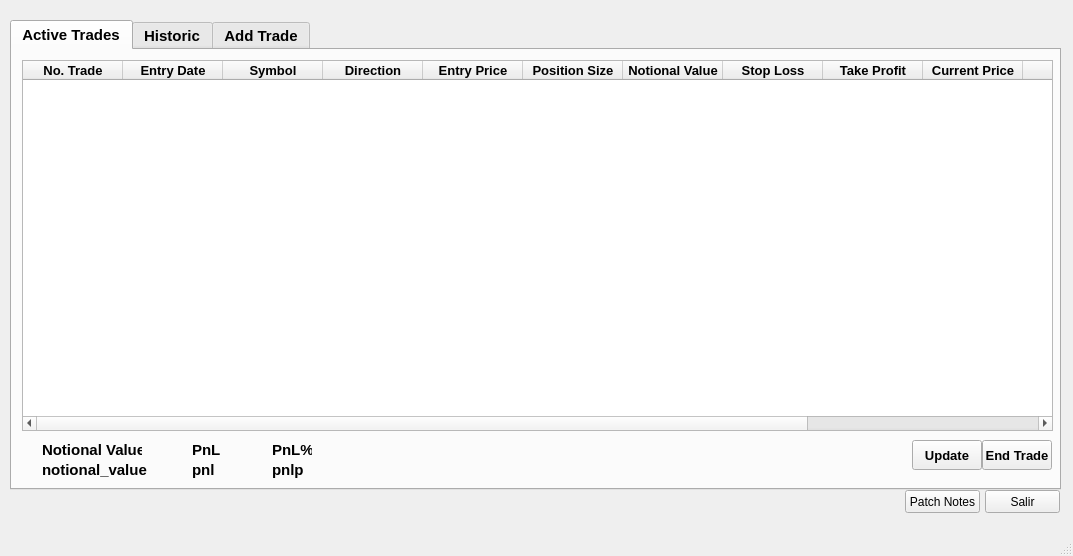
<?xml version="1.0" encoding="UTF-8"?>
<ui version="4.0">
 <class>trades</class>
 <widget class="QMainWindow" name="trades">
  <property name="geometry">
   <rect>
    <x>0</x>
    <y>0</y>
    <width>1073</width>
    <height>556</height>
   </rect>
  </property>
  <property name="windowTitle">
   <string>MainWindow</string>
  </property>
  <widget class="QWidget" name="centralwidget">
   <widget class="QTabWidget" name="tab_trades">
    <property name="geometry">
     <rect>
      <x>10</x>
      <y>20</y>
      <width>1051</width>
      <height>470</height>
     </rect>
    </property>
    <property name="font">
     <font>
      <family>Arial</family>
      <pointsize>11</pointsize>
      <weight>75</weight>
      <bold>true</bold>
     </font>
    </property>
    <property name="currentIndex">
     <number>0</number>
    </property>
    <widget class="QWidget" name="tab_active_trades">
     <attribute name="title">
      <string>Active Trades</string>
     </attribute>
     <widget class="QTableWidget" name="tbl_active_trades">
      <property name="geometry">
       <rect>
        <x>10</x>
        <y>10</y>
        <width>1031</width>
        <height>371</height>
       </rect>
      </property>
      <property name="styleSheet">
       <string notr="true"/>
      </property>
      <property name="sizeAdjustPolicy">
       <enum>QAbstractScrollArea::AdjustToContents</enum>
      </property>
      <property name="alternatingRowColors">
       <bool>true</bool>
      </property>
      <column>
       <property name="text">
        <string>No. Trade</string>
       </property>
       <property name="toolTip">
        <string/>
       </property>
       <property name="font">
        <font>
         <family>Arial</family>
         <pointsize>10</pointsize>
         <weight>75</weight>
         <bold>true</bold>
        </font>
       </property>
       <property name="textAlignment">
        <set>AlignCenter</set>
       </property>
      </column>
      <column>
       <property name="text">
        <string>Entry Date</string>
       </property>
       <property name="toolTip">
        <string extracomment="Hola"/>
       </property>
       <property name="font">
        <font>
         <family>Arial</family>
         <pointsize>10</pointsize>
         <weight>75</weight>
         <bold>true</bold>
        </font>
       </property>
      </column>
      <column>
       <property name="text">
        <string>Symbol</string>
       </property>
       <property name="font">
        <font>
         <family>Arial</family>
         <pointsize>10</pointsize>
         <weight>75</weight>
         <bold>true</bold>
        </font>
       </property>
      </column>
      <column>
       <property name="text">
        <string>Direction</string>
       </property>
       <property name="font">
        <font>
         <family>Arial</family>
         <pointsize>10</pointsize>
         <weight>75</weight>
         <bold>true</bold>
        </font>
       </property>
      </column>
      <column>
       <property name="text">
        <string>Entry Price</string>
       </property>
       <property name="font">
        <font>
         <family>Arial</family>
         <pointsize>10</pointsize>
         <weight>75</weight>
         <bold>true</bold>
        </font>
       </property>
      </column>
      <column>
       <property name="text">
        <string>Position Size</string>
       </property>
       <property name="toolTip">
        <string/>
       </property>
       <property name="font">
        <font>
         <family>Arial</family>
         <pointsize>10</pointsize>
         <weight>75</weight>
         <bold>true</bold>
        </font>
       </property>
      </column>
      <column>
       <property name="text">
        <string>Notional Value</string>
       </property>
       <property name="toolTip">
        <string extracomment="Total De Monedas Compradas">The total value of your position.</string>
       </property>
       <property name="font">
        <font>
         <family>Arial</family>
         <pointsize>10</pointsize>
         <weight>75</weight>
         <bold>true</bold>
        </font>
       </property>
      </column>
      <column>
       <property name="text">
        <string>Stop Loss</string>
       </property>
       <property name="toolTip">
        <string>The price at which you will accept the losses and exit the trade.
The stop loss price should be defined before the trade starts. 
It determines how much you will lose if the market moves against your position.</string>
       </property>
       <property name="font">
        <font>
         <family>Arial</family>
         <pointsize>10</pointsize>
         <weight>75</weight>
         <italic>false</italic>
         <bold>true</bold>
        </font>
       </property>
      </column>
      <column>
       <property name="text">
        <string>Take Profit</string>
       </property>
       <property name="toolTip">
        <string>Take profit prices represent your targets. They should be defined before the trade starts.
Some traders set multiple take profit targets and calculate the average exit price after the operation is done</string>
       </property>
       <property name="font">
        <font>
         <family>Arial</family>
         <pointsize>10</pointsize>
         <weight>75</weight>
         <bold>true</bold>
        </font>
       </property>
      </column>
      <column>
       <property name="text">
        <string>Current Price</string>
       </property>
       <property name="font">
        <font>
         <family>Arial</family>
         <pointsize>10</pointsize>
         <weight>75</weight>
         <bold>true</bold>
        </font>
       </property>
      </column>
      <column>
       <property name="text">
        <string>Fees</string>
       </property>
       <property name="toolTip">
        <string>0.1% trading fee multiplied by 2 (entry and exit)</string>
       </property>
       <property name="font">
        <font>
         <family>Arial</family>
         <pointsize>10</pointsize>
         <weight>75</weight>
         <bold>true</bold>
        </font>
       </property>
      </column>
      <column>
       <property name="text">
        <string>P&amp;L</string>
       </property>
       <property name="toolTip">
        <string>P&amp;L or PnL represents the profit and losses for each trade.

PnL (long positions) 
= &quot;(Exit price * position size) - Notional Value - fees&quot;
= ($19,214 * 0.057) - $1,019.16 - $2.04
= $74

PnL (short positions)
= &quot;Notional Value - (Exit price * position size) - fees&quot;
= $675.50 - ($18,354 * 0.035) - $1.35
= $31.76</string>
       </property>
       <property name="font">
        <font>
         <family>Arial</family>
         <pointsize>10</pointsize>
         <weight>75</weight>
         <bold>true</bold>
        </font>
       </property>
      </column>
      <column>
       <property name="text">
        <string>P&amp;L%</string>
       </property>
       <property name="toolTip">
        <string>The % of gains or losses in relation to the notional value. 
In spot markets, the notional value represents your initial investment. But in leveraged trading, the notional value can be much higher than the initial investment.</string>
       </property>
       <property name="font">
        <font>
         <family>Arial</family>
         <pointsize>10</pointsize>
         <weight>75</weight>
         <bold>true</bold>
        </font>
       </property>
      </column>
     </widget>
     <widget class="QPushButton" name="btn_update">
      <property name="geometry">
       <rect>
        <x>900</x>
        <y>390</y>
        <width>70</width>
        <height>30</height>
       </rect>
      </property>
      <property name="font">
       <font>
        <family>Arial</family>
        <pointsize>10</pointsize>
        <weight>75</weight>
        <bold>true</bold>
       </font>
      </property>
      <property name="text">
       <string>Update</string>
      </property>
      <property name="flat">
       <bool>false</bool>
      </property>
     </widget>
     <widget class="QPushButton" name="btn_end_trade">
      <property name="geometry">
       <rect>
        <x>970</x>
        <y>390</y>
        <width>70</width>
        <height>30</height>
       </rect>
      </property>
      <property name="font">
       <font>
        <pointsize>10</pointsize>
       </font>
      </property>
      <property name="text">
       <string>End Trade</string>
      </property>
     </widget>
     <widget class="QLabel" name="lbl_pnl">
      <property name="geometry">
       <rect>
        <x>180</x>
        <y>410</y>
        <width>90</width>
        <height>20</height>
       </rect>
      </property>
      <property name="frameShadow">
       <enum>QFrame::Plain</enum>
      </property>
      <property name="text">
       <string>pnl</string>
      </property>
     </widget>
     <widget class="QLabel" name="lbl_pnlp">
      <property name="geometry">
       <rect>
        <x>260</x>
        <y>410</y>
        <width>80</width>
        <height>20</height>
       </rect>
      </property>
      <property name="text">
       <string>pnlp</string>
      </property>
     </widget>
     <widget class="QLabel" name="lbl_notional_value">
      <property name="geometry">
       <rect>
        <x>30</x>
        <y>410</y>
        <width>110</width>
        <height>20</height>
       </rect>
      </property>
      <property name="text">
       <string>notional_value</string>
      </property>
     </widget>
     <widget class="QLabel" name="lbl_notional_value_title">
      <property name="geometry">
       <rect>
        <x>30</x>
        <y>390</y>
        <width>100</width>
        <height>20</height>
       </rect>
      </property>
      <property name="text">
       <string>Notional Value</string>
      </property>
     </widget>
     <widget class="QLabel" name="lbl_pnl_title">
      <property name="geometry">
       <rect>
        <x>180</x>
        <y>390</y>
        <width>30</width>
        <height>20</height>
       </rect>
      </property>
      <property name="frameShadow">
       <enum>QFrame::Plain</enum>
      </property>
      <property name="text">
       <string>PnL</string>
      </property>
     </widget>
     <widget class="QLabel" name="lbl_pnlp_title">
      <property name="geometry">
       <rect>
        <x>260</x>
        <y>390</y>
        <width>40</width>
        <height>20</height>
       </rect>
      </property>
      <property name="text">
       <string>PnL%</string>
      </property>
     </widget>
    </widget>
    <widget class="QWidget" name="tab_historic">
     <attribute name="title">
      <string>Historic</string>
     </attribute>
     <widget class="QTableWidget" name="tbl_historic_trades">
      <property name="geometry">
       <rect>
        <x>10</x>
        <y>10</y>
        <width>1031</width>
        <height>371</height>
       </rect>
      </property>
      <property name="styleSheet">
       <string notr="true"/>
      </property>
      <property name="sizeAdjustPolicy">
       <enum>QAbstractScrollArea::AdjustToContents</enum>
      </property>
      <property name="alternatingRowColors">
       <bool>true</bool>
      </property>
      <column>
       <property name="text">
        <string>No. Trade</string>
       </property>
       <property name="toolTip">
        <string/>
       </property>
       <property name="font">
        <font>
         <family>Arial</family>
         <pointsize>10</pointsize>
         <weight>75</weight>
         <bold>true</bold>
        </font>
       </property>
       <property name="textAlignment">
        <set>AlignCenter</set>
       </property>
      </column>
      <column>
       <property name="text">
        <string>Entry Date</string>
       </property>
       <property name="toolTip">
        <string extracomment="Hola"/>
       </property>
       <property name="font">
        <font>
         <family>Arial</family>
         <pointsize>10</pointsize>
         <weight>75</weight>
         <bold>true</bold>
        </font>
       </property>
      </column>
      <column>
       <property name="text">
        <string>Exit Date</string>
       </property>
       <property name="font">
        <font>
         <family>Arial</family>
         <pointsize>10</pointsize>
         <weight>75</weight>
         <bold>true</bold>
        </font>
       </property>
      </column>
      <column>
       <property name="text">
        <string>Symbol</string>
       </property>
       <property name="font">
        <font>
         <family>Arial</family>
         <pointsize>10</pointsize>
         <weight>75</weight>
         <bold>true</bold>
        </font>
       </property>
      </column>
      <column>
       <property name="text">
        <string>Direction</string>
       </property>
       <property name="font">
        <font>
         <family>Arial</family>
         <pointsize>10</pointsize>
         <weight>75</weight>
         <bold>true</bold>
        </font>
       </property>
      </column>
      <column>
       <property name="text">
        <string>Entry Price</string>
       </property>
       <property name="font">
        <font>
         <family>Arial</family>
         <pointsize>10</pointsize>
         <weight>75</weight>
         <bold>true</bold>
        </font>
       </property>
      </column>
      <column>
       <property name="text">
        <string>Position Size</string>
       </property>
       <property name="toolTip">
        <string/>
       </property>
       <property name="font">
        <font>
         <family>Arial</family>
         <pointsize>10</pointsize>
         <weight>75</weight>
         <bold>true</bold>
        </font>
       </property>
      </column>
      <column>
       <property name="text">
        <string>Notional Value</string>
       </property>
       <property name="toolTip">
        <string extracomment="Total De Monedas Compradas">The total value of your position.</string>
       </property>
       <property name="font">
        <font>
         <family>Arial</family>
         <pointsize>10</pointsize>
         <weight>75</weight>
         <bold>true</bold>
        </font>
       </property>
      </column>
      <column>
       <property name="text">
        <string>Stop Loss</string>
       </property>
       <property name="toolTip">
        <string>The price at which you will accept the losses and exit the trade.
The stop loss price should be defined before the trade starts. 
It determines how much you will lose if the market moves against your position.</string>
       </property>
       <property name="font">
        <font>
         <family>Arial</family>
         <pointsize>10</pointsize>
         <weight>75</weight>
         <italic>false</italic>
         <bold>true</bold>
        </font>
       </property>
      </column>
      <column>
       <property name="text">
        <string>Take Profit</string>
       </property>
       <property name="toolTip">
        <string>Take profit prices represent your targets. They should be defined before the trade starts.
Some traders set multiple take profit targets and calculate the average exit price after the operation is done</string>
       </property>
       <property name="font">
        <font>
         <family>Arial</family>
         <pointsize>10</pointsize>
         <weight>75</weight>
         <bold>true</bold>
        </font>
       </property>
      </column>
      <column>
       <property name="text">
        <string>Exit Price</string>
       </property>
       <property name="font">
        <font>
         <family>Arial</family>
         <pointsize>10</pointsize>
         <weight>75</weight>
         <bold>true</bold>
        </font>
       </property>
      </column>
      <column>
       <property name="text">
        <string>Fees</string>
       </property>
       <property name="toolTip">
        <string>0.1% trading fee multiplied by 2 (entry and exit)</string>
       </property>
       <property name="font">
        <font>
         <family>Arial</family>
         <pointsize>10</pointsize>
         <weight>75</weight>
         <bold>true</bold>
        </font>
       </property>
      </column>
      <column>
       <property name="text">
        <string>P&amp;L</string>
       </property>
       <property name="toolTip">
        <string>P&amp;L or PnL represents the profit and losses for each trade.

PnL (long positions) 
= &quot;(Exit price * position size) - Notional Value - fees&quot;
= ($19,214 * 0.057) - $1,019.16 - $2.04
= $74

PnL (short positions)
= &quot;Notional Value - (Exit price * position size) - fees&quot;
= $675.50 - ($18,354 * 0.035) - $1.35
= $31.76</string>
       </property>
       <property name="font">
        <font>
         <family>Arial</family>
         <pointsize>10</pointsize>
         <weight>75</weight>
         <bold>true</bold>
        </font>
       </property>
      </column>
      <column>
       <property name="text">
        <string>P&amp;L%</string>
       </property>
       <property name="toolTip">
        <string>The % of gains or losses in relation to the notional value. 
In spot markets, the notional value represents your initial investment. But in leveraged trading, the notional value can be much higher than the initial investment.</string>
       </property>
       <property name="font">
        <font>
         <family>Arial</family>
         <pointsize>10</pointsize>
         <weight>75</weight>
         <bold>true</bold>
        </font>
       </property>
      </column>
     </widget>
    </widget>
    <widget class="QWidget" name="tab_AddTrade">
     <attribute name="title">
      <string>Add Trade</string>
     </attribute>
     <widget class="QWidget" name="formLayoutWidget">
      <property name="geometry">
       <rect>
        <x>10</x>
        <y>10</y>
        <width>931</width>
        <height>371</height>
       </rect>
      </property>
      <layout class="QFormLayout" name="layout_add_trade">
       <property name="fieldGrowthPolicy">
        <enum>QFormLayout::ExpandingFieldsGrow</enum>
       </property>
       <property name="rowWrapPolicy">
        <enum>QFormLayout::DontWrapRows</enum>
       </property>
       <property name="verticalSpacing">
        <number>1</number>
       </property>
       <property name="leftMargin">
        <number>5</number>
       </property>
       <item row="0" column="0">
        <widget class="QLabel" name="lbl_entry_date">
         <property name="text">
          <string>Entry Date:</string>
         </property>
        </widget>
       </item>
       <item row="0" column="1">
        <widget class="QDateEdit" name="date_entry_date"/>
       </item>
       <item row="1" column="0">
        <widget class="QLabel" name="lbl_symbol">
         <property name="text">
          <string>Symbol:</string>
         </property>
        </widget>
       </item>
       <item row="1" column="1">
        <widget class="QLineEdit" name="txt_symbol">
         <property name="sizePolicy">
          <sizepolicy hsizetype="Minimum" vsizetype="Fixed">
           <horstretch>0</horstretch>
           <verstretch>0</verstretch>
          </sizepolicy>
         </property>
        </widget>
       </item>
       <item row="2" column="0">
        <widget class="QLabel" name="lbl_direction">
         <property name="text">
          <string>Direction:</string>
         </property>
        </widget>
       </item>
       <item row="2" column="1">
        <widget class="QComboBox" name="cmb_direction">
         <property name="sizePolicy">
          <sizepolicy hsizetype="Minimum" vsizetype="Fixed">
           <horstretch>0</horstretch>
           <verstretch>0</verstretch>
          </sizepolicy>
         </property>
         <property name="editable">
          <bool>false</bool>
         </property>
         <property name="currentText">
          <string/>
         </property>
         <property name="maxVisibleItems">
          <number>2</number>
         </property>
         <property name="sizeAdjustPolicy">
          <enum>QComboBox::AdjustToMinimumContentsLength</enum>
         </property>
        </widget>
       </item>
       <item row="3" column="0">
        <widget class="QLabel" name="lbl_entry_price">
         <property name="text">
          <string>Entry Price:</string>
         </property>
        </widget>
       </item>
       <item row="3" column="1">
        <widget class="QLineEdit" name="txt_entry_price">
         <property name="sizePolicy">
          <sizepolicy hsizetype="Minimum" vsizetype="Fixed">
           <horstretch>0</horstretch>
           <verstretch>0</verstretch>
          </sizepolicy>
         </property>
        </widget>
       </item>
       <item row="4" column="0">
        <widget class="QLabel" name="lbl_position_size">
         <property name="text">
          <string>Position Size:</string>
         </property>
        </widget>
       </item>
       <item row="4" column="1">
        <widget class="QLineEdit" name="txt_position_size">
         <property name="sizePolicy">
          <sizepolicy hsizetype="Minimum" vsizetype="Fixed">
           <horstretch>0</horstretch>
           <verstretch>0</verstretch>
          </sizepolicy>
         </property>
        </widget>
       </item>
       <item row="5" column="0">
        <widget class="QLabel" name="lbl_stop_loss">
         <property name="text">
          <string>Stop Loss:</string>
         </property>
        </widget>
       </item>
       <item row="5" column="1">
        <widget class="QLineEdit" name="txt_stop_loss">
         <property name="sizePolicy">
          <sizepolicy hsizetype="Minimum" vsizetype="Fixed">
           <horstretch>0</horstretch>
           <verstretch>0</verstretch>
          </sizepolicy>
         </property>
        </widget>
       </item>
       <item row="6" column="0">
        <widget class="QLabel" name="lbl_take_profit">
         <property name="text">
          <string>Take Profit:</string>
         </property>
        </widget>
       </item>
       <item row="6" column="1">
        <widget class="QLineEdit" name="txt_take_profit">
         <property name="sizePolicy">
          <sizepolicy hsizetype="Minimum" vsizetype="Fixed">
           <horstretch>0</horstretch>
           <verstretch>0</verstretch>
          </sizepolicy>
         </property>
        </widget>
       </item>
       <item row="7" column="1">
        <widget class="QPushButton" name="btn_add_trade">
         <property name="text">
          <string>Add</string>
         </property>
        </widget>
       </item>
      </layout>
     </widget>
    </widget>
   </widget>
   <widget class="QPushButton" name="btn_salir">
    <property name="geometry">
     <rect>
      <x>985</x>
      <y>490</y>
      <width>75</width>
      <height>23</height>
     </rect>
    </property>
    <property name="text">
     <string>Salir</string>
    </property>
   </widget>
   <widget class="QPushButton" name="btn_patch_notes">
    <property name="geometry">
     <rect>
      <x>905</x>
      <y>490</y>
      <width>75</width>
      <height>23</height>
     </rect>
    </property>
    <property name="text">
     <string>Patch Notes</string>
    </property>
   </widget>
  </widget>
  <widget class="QMenuBar" name="menubar">
   <property name="geometry">
    <rect>
     <x>0</x>
     <y>0</y>
     <width>1073</width>
     <height>21</height>
    </rect>
   </property>
  </widget>
  <widget class="QStatusBar" name="statusbar"/>
 </widget>
 <resources/>
 <connections/>
</ui>
